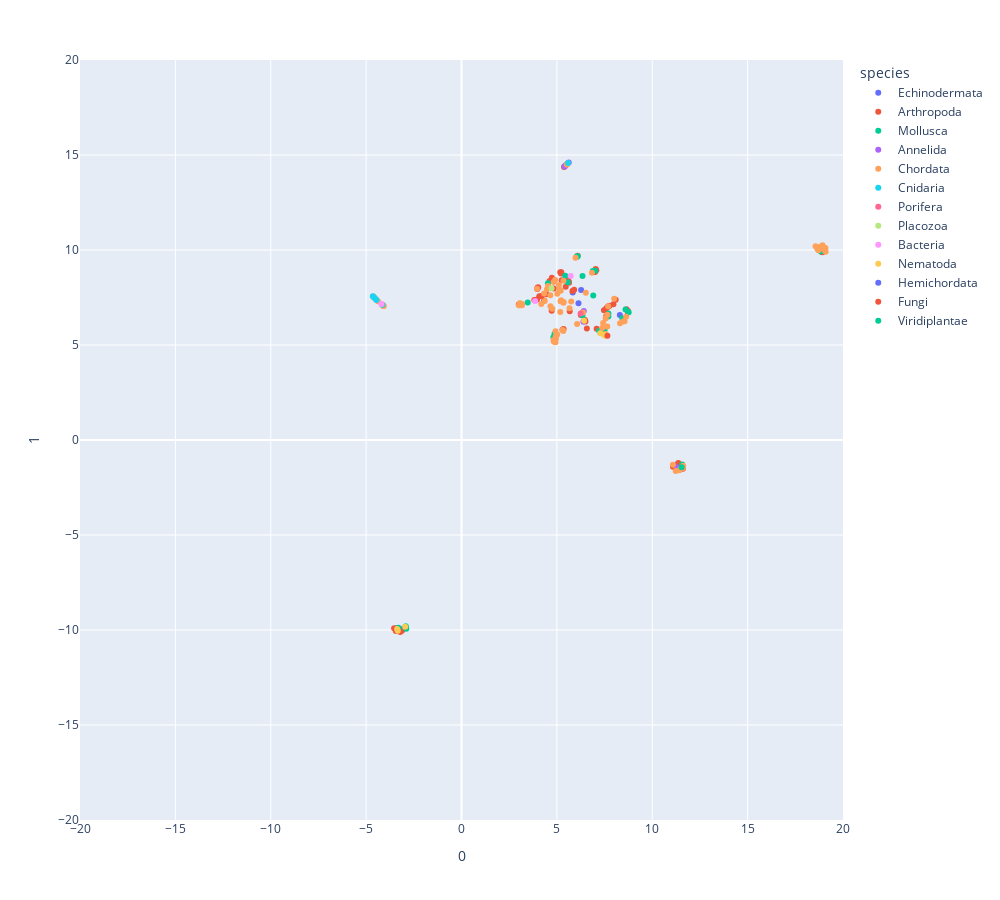

The notebook cell saved with this chart:
### Markdown cell above
# UMAP

### Code cell
umap_phyl_2d = UMAP(n_components=2, random_state=0)
proj_umap_dist_2d = umap_phyl_2d.fit_transform(dist_matrix)

umap_dist_2d = px.scatter(
    proj_umap_dist_2d, x=0, y=1,
    color=colour.Color_species, labels={'color': 'species'}
)
umap_dist_2d.update_layout(xaxis_range=[-20, 20], yaxis_range=[-20, 20])
umap_dist_2d.update_layout(width=1000, height=900)
umap_dist_2d.update_xaxes(dtick=5)
umap_dist_2d.show()

### Figure 1 — Plotly figure (JSON) as saved in the notebook; plotly's stock layout.template omitted (floating-point values rounded to 4 significant figures)
{"data": [{"hovertemplate": "species=Echinodermata<br>0=%{x}<br>1=%{y}<extra></extra>", "legendgroup": "Echinodermata", "marker": {"color": "#636efa", "symbol": "circle"}, "mode": "markers", "name": "Echinodermata", "orientation": "v", "showlegend": true, "type": "scatter", "x": [6.132, 5.833, 6.271, 11.36, 8.301, 11.38, -3.012, -3.426, -3.108, -3.402], "xaxis": "x", "y": [7.199, 7.763, 7.888, -1.246, 6.58, -1.535, -9.916, -9.913, -9.964, -9.972], "yaxis": "y"}, {"hovertemplate": "species=Arthropoda<br>0=%{x}<br>1=%{y}<extra></extra>", "legendgroup": "Arthropoda", "marker": {"color": "#EF553B", "symbol": "circle"}, "mode": "markers", "name": "Arthropoda", "orientation": "v", "showlegend": true, "type": "scatter", "x": [4.618, -3.442, -3.215, 5.606, 5.464, 5.552, 5.611, 5.377, 5.547, 3.818, 5.433, 11.37, 5.817, 4.078, 5.907, 4.332, 4.738, 7.033, 6.924, 6.954, 6.294, 6.348, 4.837, 6.256, 5.296, 5.35, 6.497, 7.066, 7.004, 5.638, -0.4041, 5.219, 4.197, 6.472, 5.178, 5.233, -0.3489, 5.673, 11.27, 7.685, 8.458, 7.764, 18.92, 5.252, 3.001, 4.727, 11.09, 7.964, 8.649, 8.727, 8.728, 18.89, 6.089, 7.586, 8.085, 7.083, 6.572, 3.98, 4.448, 4.02, -0.2727, -0.9878, -0.2699, -0.4984, -0.2411, -0.8647, 3.974, -0.7537, -0.7615, -0.6639, -0.6262, -0.5682, -0.3543, -0.4459, -0.3881, -0.344, 11.61, 11.48, 7.681, 3.962, 7.59, 7.468, -3.122, -3.532], "xaxis": "x", "y": [8.372, -10.05, -10.11, 8.368, 8.063, 8.392, 8.34, 14.37, 14.53, 7.371, 14.42, -1.211, 7.839, 7.566, 7.901, 7.336, 8.537, 9.002, 8.843, 8.868, 6.664, 6.708, 7.98, 6.584, 5.805, 5.843, 6.234, 8.934, 8.847, 8.277, 24.21, 8.764, 7.579, 6.312, 8.828, 8.831, 25.82, 6.78, -1.518, 7.025, 6.317, 7.069, 9.883, 8.406, 7.128, 6.805, -1.403, 7.151, 6.879, 6.791, 6.705, 9.901, 9.694, 6.507, 7.381, 5.856, 5.862, 8.007, 7.665, 8.045, 25.75, 25.79, 25.82, 24.06, 25.8, 25.7, 7.948, 25.58, 24.03, 25.49, 24.1, 24.4, 24.67, 25.56, 24.79, 24.73, -1.519, -1.519, 7.014, 7.398, 6.932, 6.828, -10.04, -9.907], "yaxis": "y"}, {"hovertemplate": "species=Mollusca<br>0=%{x}<br>1=%{y}<extra></extra>", "legendgroup": "Mollusca", "marker": {"color": "#00cc96", "symbol": "circle"}, "mode": "markers", "name": "Mollusca", "orientation": "v", "showlegend": true, "type": "scatter", "x": [5.576, 5.407, 6.34, 7.502, 7.013, -0.8591, 3.117, 18.75, 18.92, 8.431, 6.907, 4.875, 18.85, 5.438, 6.885, 8.599, 3.472, 8.765, 6.031, 6.093, 6.344, 6.063, 7.701, 7.702, -0.9652, -0.6359, -0.3608, -0.4786, 11.57, 4.82, 7.215, -2.895, 4.531, -2.956, -2.918, -3.307], "xaxis": "x", "y": [8.306, 14.4, 6.554, 5.821, 8.906, 25.64, 7.157, 9.993, 9.969, 6.406, 7.61, 5.579, 9.919, 8.642, 8.89, 6.872, 7.242, 6.725, 9.631, 9.675, 8.637, 9.664, 6.505, 6.662, 25.61, 24.13, 25.71, 24.92, -1.294, 5.411, 5.75, -9.933, 8.25, -9.85, -9.807, -9.882], "yaxis": "y"}, {"hovertemplate": "species=Annelida<br>0=%{x}<br>1=%{y}<extra></extra>", "legendgroup": "Annelida", "marker": {"color": "#ab63fa", "symbol": "circle"}, "mode": "markers", "name": "Annelida", "orientation": "v", "showlegend": true, "type": "scatter", "x": [5.515, 5.627, 5.405, 5.457, 6.412, 6.39, -0.664, -0.5257, 11.3], "xaxis": "x", "y": [14.5, 14.61, 14.39, 14.44, 6.794, 6.228, 24.15, 23.99, -1.436], "yaxis": "y"}, {"hovertemplate": "species=Chordata<br>0=%{x}<br>1=%{y}<extra></extra>", "legendgroup": "Chordata", "marker": {"color": "#FFA15A", "symbol": "circle"}, "mode": "markers", "name": "Chordata", "orientation": "v", "showlegend": true, "type": "scatter", "x": [5.524, 5.519, 5.337, 5.303, 4.953, 5.018, 4.939, 5.662, 4.822, 4.927, 4.875, 4.842, 4.875, 11.42, 18.95, 18.83, 11.61, 11.51, 8.549, 18.93, 18.88, 5.023, 19.09, 19.08, 19.04, 4.832, 4.485, 4.533, 4.91, 8.63, 7.377, 7.425, 4.928, -4.078, -4.1, -4.6, -4.1, 7.557, -4.484, -4.379, -4.574, -4.63, 6.837, 7.558, 18.74, 18.56, 18.65, 18.71, 8.312, 5.345, 5.358, 5.208, 5.193, 5.223, 11.23, 4.364, 4.66, 3.054, -4.185, 5.752, 6.517, 11.08, 8.464, 7.64, 6.366, 7.687, 5.344, 5.976, 8.003, 7.65, 6.062, 3.176, 3.013, 3.06, 3.167, 4.331, 3.063, 4.183, 5.204, 5.132, 4.663, 4.759, 5.175, -0.6418, 3.96, -0.905, 5.111, 11.62], "xaxis": "x", "y": [14.51, 14.5, 5.739, 5.796, 5.339, 5.558, 5.444, 6.935, 5.258, 5.139, 5.228, 5.181, 5.174, -1.587, 10.16, 10.19, -1.472, -1.494, 6.252, 10.25, 10.08, 7.703, 9.906, 10.1, 9.984, 8.311, 7.94, 8.11, 8.426, 6.486, 5.889, 6.156, 5.729, 7.054, 7.069, 7.523, 7.068, 5.573, 7.407, 7.303, 7.497, 7.553, 8.801, 6.399, 10.13, 10.2, 10.07, 9.993, 6.14, 7.218, 7.257, 7.318, 7.304, 7.349, -1.629, 7.312, 7.624, 7.095, 7.148, 7.292, 7.746, -1.302, 6.243, 5.972, 6.707, 7.045, 8.387, 9.587, 7.431, 6.596, 6.105, 7.152, 7.088, 7.179, 7.09, 7.704, 7.198, 7.159, 7.85, 7.921, 7.043, 6.91, 6.741, 25.82, 7.961, 25.72, 8.16, -1.359], "yaxis": "y"}, {"hovertemplate": "species=Cnidaria<br>0=%{x}<br>1=%{y}<extra></extra>", "legendgroup": "Cnidaria", "marker": {"color": "#19d3f3", "symbol": "circle"}, "mode": "markers", "name": "Cnidaria", "orientation": "v", "showlegend": true, "type": "scatter", "x": [5.589, -4.46, -4.555, -4.147, -4.648, -0.6875], "xaxis": "x", "y": [14.58, 7.374, 7.475, 7.112, 7.572, 25.49], "yaxis": "y"}, {"hovertemplate": "species=Porifera<br>0=%{x}<br>1=%{y}<extra></extra>", "legendgroup": "Porifera", "marker": {"color": "#FF6692", "symbol": "circle"}, "mode": "markers", "name": "Porifera", "orientation": "v", "showlegend": true, "type": "scatter", "x": [6.246], "xaxis": "x", "y": [6.659], "yaxis": "y"}, {"hovertemplate": "species=Placozoa<br>0=%{x}<br>1=%{y}<extra></extra>", "legendgroup": "Placozoa", "marker": {"color": "#B6E880", "symbol": "circle"}, "mode": "markers", "name": "Placozoa", "orientation": "v", "showlegend": true, "type": "scatter", "x": [4.721], "xaxis": "x", "y": [7.984], "yaxis": "y"}, {"hovertemplate": "species=Bacteria<br>0=%{x}<br>1=%{y}<extra></extra>", "legendgroup": "Bacteria", "marker": {"color": "#FF97FF", "symbol": "circle"}, "mode": "markers", "name": "Bacteria", "orientation": "v", "showlegend": true, "type": "scatter", "x": [-4.198, 5.723, 3.858], "xaxis": "x", "y": [7.162, 8.627, 7.314], "yaxis": "y"}, {"hovertemplate": "species=Nematoda<br>0=%{x}<br>1=%{y}<extra></extra>", "legendgroup": "Nematoda", "marker": {"color": "#FECB52", "symbol": "circle"}, "mode": "markers", "name": "Nematoda", "orientation": "v", "showlegend": true, "type": "scatter", "x": [-0.561, -0.493, -0.8371, 7.541, 7.272, 7.466, -2.952, -3.375, -3.341, 6.428], "xaxis": "x", "y": [24.19, 24.31, 25.68, 5.485, 5.623, 5.535, -9.827, -9.954, -10.04, 6.273], "yaxis": "y"}, {"hovertemplate": "species=Hemichordata<br>0=%{x}<br>1=%{y}<extra></extra>", "legendgroup": "Hemichordata", "marker": {"color": "#636efa", "symbol": "circle"}, "mode": "markers", "name": "Hemichordata", "orientation": "v", "showlegend": true, "type": "scatter", "x": [-0.5482], "xaxis": "x", "y": [24.06], "yaxis": "y"}, {"hovertemplate": "species=Fungi<br>0=%{x}<br>1=%{y}<extra></extra>", "legendgroup": "Fungi", "marker": {"color": "#EF553B", "symbol": "circle"}, "mode": "markers", "name": "Fungi", "orientation": "v", "showlegend": true, "type": "scatter", "x": [-0.3128, 7.65], "xaxis": "x", "y": [25.62, 5.49], "yaxis": "y"}, {"hovertemplate": "species=Viridiplantae<br>0=%{x}<br>1=%{y}<extra></extra>", "legendgroup": "Viridiplantae", "marker": {"color": "#00cc96", "symbol": "circle"}, "mode": "markers", "name": "Viridiplantae", "orientation": "v", "showlegend": true, "type": "scatter", "x": [11.54], "xaxis": "x", "y": [-1.431], "yaxis": "y"}], "layout": {"height": 900, "legend": {"title": {"text": "species"}, "tracegroupgap": 0}, "margin": {"t": 60}, "width": 1000, "xaxis": {"anchor": "y", "domain": [0, 1], "dtick": 5, "range": [-20, 20], "title": {"text": "0"}, "type": "linear"}, "yaxis": {"anchor": "x", "domain": [0, 1], "range": [-20, 20], "title": {"text": "1"}, "type": "linear"}}}
